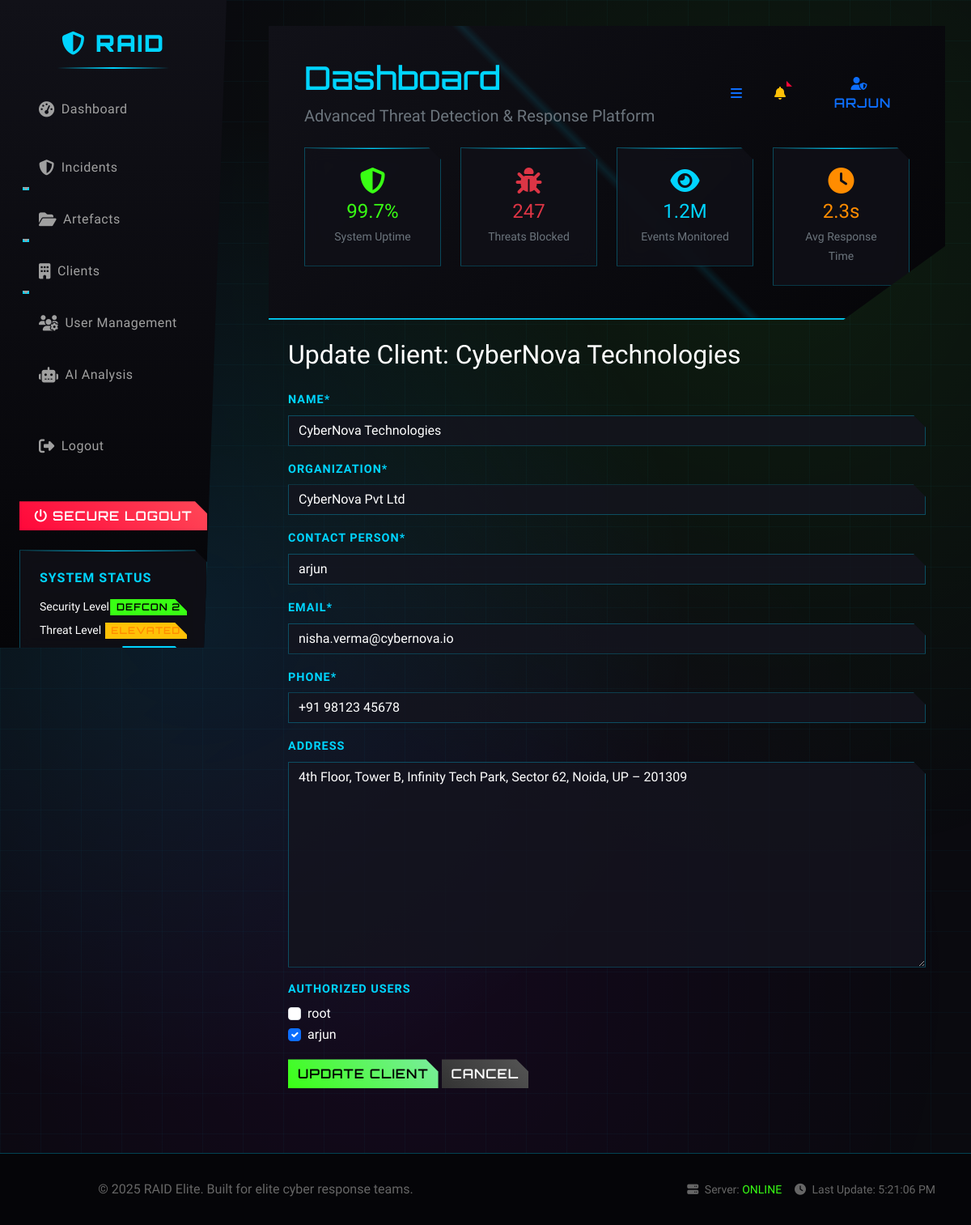
Page /clients/2/edit/ (signed in) on the committed database.
### core/models.py (models this page shows, shortened)
class Client(models.Model):
    name = models.CharField(max_length=255)
    organization = models.CharField(max_length=255)
    contact_person = models.ForeignKey(User, on_delete=models.CASCADE, related_name='managed_clients')
    email = models.EmailField()
    phone = models.CharField(max_length=20)
    address = models.TextField(blank=True)
    onboarded_date = models.DateTimeField(auto_now_add=True)
    is_active = models.BooleanField(default=True)
    authorized_users = models.ManyToManyField(User, related_name='accessible_clients', blank=True)

### core/views.py (the view)
# urls.py: path('clients/<int:pk>/edit/', views.ClientUpdateView.as_view(), name='client_update'),
class ClientUpdateView(LoginRequiredMixin, UpdateView):
    model = Client
    form_class = ClientUpdateForm
    template_name = "core/clients/client_update.html"
    pk_url_kwarg = 'pk'
    success_url = reverse_lazy("core:client_list")

### core/forms.py
class ClientUpdateForm(forms.ModelForm):
    class Meta:
        model = Client
        fields = ['name', 'organization', 'contact_person', 'email', 'phone', 'address', 'authorized_users']
        widgets = {
            'authorized_users': forms.CheckboxSelectMultiple,
        }
    def __init__(self, *args, **kwargs):
        super().__init__(*args, **kwargs)
        self.helper = FormHelper()
        self.helper.form_method = "post"
        self.helper.add_input(Submit("submit", "Update Client"))

### templates/core/clients/client_update.html (shortened to what this page needs)
{% extends 'base.html' %}
{% load crispy_forms_tags %}
{% block content %}
<div class="container-fluid mt-4">
  <h2 class="mb-4">Update Client: {{ form.instance.name }}</h2>
  <form method="post">
    {{ form|crispy }}
    <div class="mt-3">
      <button type="submit" class="btn btn-success">Update Client</button>
      <a href="{% url 'core:client_list' %}" class="btn btn-secondary">Cancel</a>
    </div>
  </form>
</div>
{% endblock %}

### templates/base.html (shortened to what this page needs)
{% load static %}
<!DOCTYPE html>
<html lang="en">
<head>
    <link href="https://cdn.jsdelivr.net/npm/bootstrap@5.3.3/dist/css/bootstrap.min.css" rel="stylesheet">
    <link rel="stylesheet" href="https://cdnjs.cloudflare.com/ajax/libs/font-awesome/6.5.0/css/all.min.css"/>
    <link href="https://cdnjs.cloudflare.com/ajax/libs/animate.css/4.1.1/animate.min.css" rel="stylesheet">
    <link href="https://cdnjs.cloudflare.com/ajax/libs/aos/2.3.4/aos.css" rel="stylesheet">
    <link rel="stylesheet" href="{% static 'styles/theme.css' %}">
</head>
<body>
    <nav class="cyber-sidebar" id="cyberSidebar">
        <div class="cyber-brand animate__animated animate__fadeInDown">
            <i class="fas fa-shield-alt"></i>
            RAID
        </div>
        <ul class="nav flex-column sidebar-nav">
    <li class="nav-item mb-3">
        <a class="nav-link d-flex align-items-center" href="{% url 'core:dashboard' %}">
            <i class="fa fa-tachometer-alt me-2"></i> Dashboard
        </a>
    </li>
    {% if user.userprofile.role in 'incident_manager incident_responder lead_responder' %}
    <li class="nav-item dropdown mb-2">
        <a class="nav-link dropdown-toggle d-flex align-items-center" href="#" data-bs-toggle="dropdown">
            <i class="fa fa-shield-alt me-2"></i> Incidents
        </a>
    </li>
    <li class="nav-item dropdown mb-2">
        <a class="nav-link dropdown-toggle d-flex align-items-center" href="#" data-bs-toggle="dropdown">
            <i class="fa fa-folder-open me-2"></i> Artefacts
        </a>
    </li>
    {% endif %}
    <li class="nav-item dropdown mb-2">
        <a class="nav-link dropdown-toggle d-flex align-items-center" href="#" data-bs-toggle="dropdown">
            <i class="fa fa-building me-2"></i> Clients
        </a>
    </li>
    {% if user.userprofile.role in 'incident_manager lead_responder' %}
    <li class="nav-item mb-2">
        <a class="nav-link d-flex align-items-center" href="{% url 'core:profile_list' %}">
            <i class="fa fa-users-cog me-2"></i> User Management
        </a>
    </li>
    {% endif %}
    <li class="nav-item mb-2">
        <a class="nav-link d-flex align-items-center" href="#">
            <i class="fa fa-robot me-2"></i> AI Analysis
        </a>
    </li>
    <li class="nav-item mt-4">
        <a class="nav-link text-danger d-flex align-items-center" href="{% url 'logout' %}">
            <i class="fa fa-sign-out-alt me-2"></i> Logout
        </a>
    </li>
</ul>
        <div class="sidebar-footer mt-auto">
            <a href="logout" class="btn btn-danger w-100 animate__animated animate__fadeInUp" data-aos="fade-up" data-aos-delay="800">
                <i class="fas fa-power-off"></i>
                <span>Secure Logout</span>
            </a>
        </div>
        <div class="cyber-panel mt-4" data-aos="fade-up" data-aos-delay="900">
            <h6 class="cyber-text text-neon-blue mb-3">System Status</h6>
            <div class="d-flex justify-content-between align-items-center mb-2">
                <span class="small">Security Level</span>
                <span class="badge bg-success status-online">DEFCON 2</span>
            </div>
            <div class="d-flex justify-content-between align-items-center mb-2">
                <span class="small">Threat Level</span>
                <span class="badge bg-warning status-warning">ELEVATED</span>
            </div>
            <div class="d-flex justify-content-between align-items-center">
                <span class="small">Network</span>
                <span class="badge bg-primary status-online">SECURE</span>
            </div>
        </div>
    </nav>
    <div class="main-content" id="mainContent">
        <header class="cyber-header animate__animated animate__fadeInDown">
            <div class="container-fluid">
                <div class="row align-items-center">
                    <div class="col-md-8">
                        <h1 class="cyber-font text-neon-blue mb-2" data-text="Dashboard">
                            Dashboard
                        </h1>
                        <p class="lead text-secondary mb-0">
                            Advanced Threat Detection & Response Platform
                        </p>
                    </div>
                    <div class="col-md-4 text-end">
                        <div class="d-flex justify-content-end align-items-center gap-3">
                            <button class="btn btn-outline-primary" id="sidebarToggle" data-aos="zoom-in">
                                <i class="fas fa-bars"></i>
                            </button>
                            <div class="dropdown" data-aos="zoom-in" data-aos-delay="100">
                                <button class="btn btn-outline-warning position-relative" data-bs-toggle="dropdown">
                                    <i class="fas fa-bell"></i>
                                    <span class="position-absolute top-0 start-100 translate-middle badge rounded-pill bg-danger">
                                    </span>
                                </button>
                            </div>
                            {% if user.is_authenticated %}
                            <div class="dropdown" data-aos="zoom-in" data-aos-delay="200">
                                <button class="btn btn-outline-primary" data-bs-toggle="dropdown">
                                    <i class="fas fa-user-shield"></i>
                                    <span class="ms-2">{{ user.username|default:"Operator" }}</span>
                                </button>
                            </div>
                            {% else %}
                            <a href="login" class="btn btn-primary" data-aos="zoom-in" data-aos-delay="200">
                                <i class="fas fa-sign-in-alt me-2"></i>Login
                            </a>
                            {% endif %}
                        </div>
                    </div>
                </div>
                <div class="row mt-4">
                    <div class="col-md-3" data-aos="fade-up" data-aos-delay="300">
                        <div class="cyber-panel text-center">
                            <i class="fas fa-shield-alt text-neon-green fs-2 mb-2"></i>
                            <h4 class="text-neon-green mb-1">99.7%</h4>
                            <small class="text-secondary">System Uptime</small>
                        </div>
                    </div>
                    <div class="col-md-3" data-aos="fade-up" data-aos-delay="400">
                        <div class="cyber-panel text-center">
                            <i class="fas fa-bug text-danger fs-2 mb-2"></i>
                            <h4 class="text-danger mb-1">247</h4>
                            <small class="text-secondary">Threats Blocked</small>
                        </div>
                    </div>
                    <div class="col-md-3" data-aos="fade-up" data-aos-delay="500">
                        <div class="cyber-panel text-center">
                            <i class="fas fa-eye text-neon-blue fs-2 mb-2"></i>
                            <h4 class="text-neon-blue mb-1">1.2M</h4>
                            <small class="text-secondary">Events Monitored</small>
                        </div>
                    </div>
                    <div class="col-md-3" data-aos="fade-up" data-aos-delay="600">
                        <div class="cyber-panel text-center">
                            <i class="fas fa-clock text-neon-orange fs-2 mb-2"></i>
                            <h4 class="text-neon-orange mb-1">2.3s</h4>
                            <small class="text-secondary">Avg Response Time</small>
                        </div>
                    </div>
                </div>
            </div>
        </header>
        <div class="container-fluid mt-4">
            {% block content %}{% endblock content %}
        </div>
    </div>
    <footer class="cyber-footer">
        <div class="container-fluid">
            <div class="row align-items-center">
                <div class="col-md-6">
                    <p class="mb-0">
                        &copy; {% now "Y" %} RAID Elite. Built for elite cyber response teams.
                    </p>
                </div>
                <div class="col-md-6 text-end">
                    <div class="d-flex justify-content-end gap-3">
                        <span class="small">
                            <i class="fas fa-server me-1"></i>
                            Server: <span class="text-neon-green">ONLINE</span>
                        </span>
                        <span class="small">
                            <i class="fas fa-clock me-1"></i>
                            Last Update: <span id="lastUpdate">{% now "H:i:s" %}</span>
                        </span>
                    </div>
                </div>
            </div>
        </div>
    </footer>
</body>
</html>

### rows in the picture
Client: instance.name "CyberNova Technologies", name "CyberNova Technologies", organization "CyberNova Pvt Ltd", contact_person "arjun", email "nisha.verma@cybernova.io", phone "+91 98123 45678", address "4th Floor, Tower B, Infinity Tech Park, Sector 62, Noida, UP – 201309"

### other values in the picture
{{ user.username|default:"Operator" }} "ARJUN"
